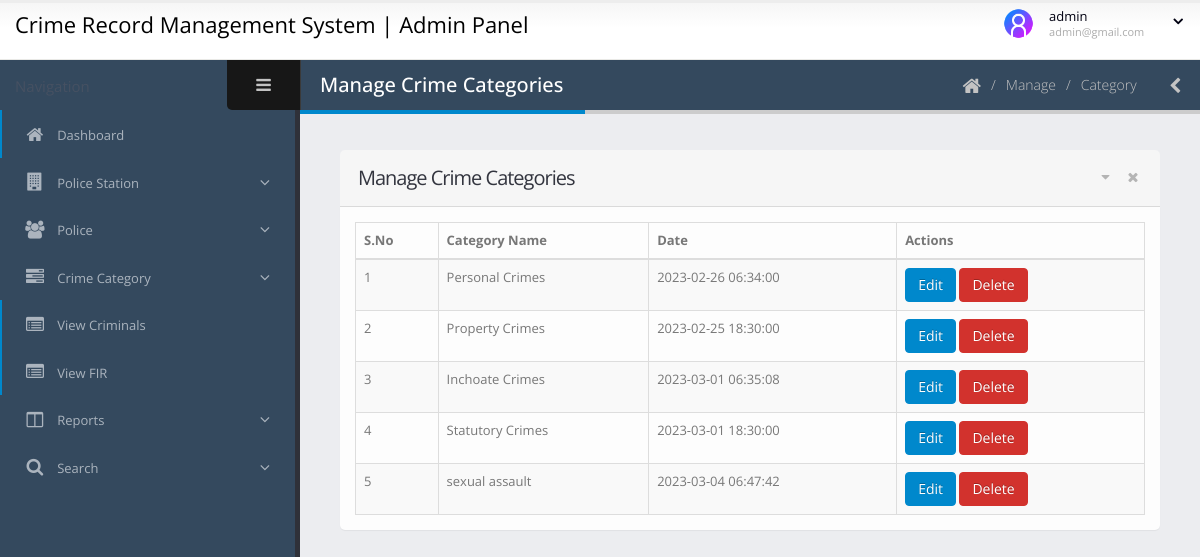
Page /crimerms/admin/manage-category.php (signed in) on the committed database.
### tables this page shows
CREATE TABLE `tblcategory` (
  `ID` int(10) NOT NULL,
  `CategoryName` varchar(200) DEFAULT NULL,
  `CatDes` mediumtext DEFAULT NULL,
  `AddDate` timestamp NOT NULL DEFAULT current_timestamp()
);

### crimerms/admin/manage-category.php (the view, shortened to what this page needs)
<?php
include('includes/dbconnection.php');
if (strlen($_SESSION['crmsaid']==0)) {
  header('location:logout.php');
  } else{
?>
<!doctype html>
<html class="fixed">
	<head>
		<link rel="stylesheet" href="../assets/vendor/bootstrap/css/bootstrap.css" />
		<link rel="stylesheet" href="../assets/vendor/font-awesome/css/font-awesome.css" />
		<link rel="stylesheet" href="../assets/vendor/magnific-popup/magnific-popup.css" />
		<link rel="stylesheet" href="../assets/vendor/bootstrap-datepicker/css/datepicker3.css" />
		<link rel="stylesheet" href="../assets/vendor/select2/select2.css" />
		<link rel="stylesheet" href="../assets/vendor/jquery-datatables-bs3/assets/css/datatables.css" />
		<link rel="stylesheet" href="../assets/stylesheets/theme.css" />
		<link rel="stylesheet" href="../assets/stylesheets/skins/default.css" />
		<link rel="stylesheet" href="../assets/stylesheets/theme-custom.css">
	</head>
	<body>
		<section class="body">
			<?php include_once('includes/header.php');?>
			<div class="inner-wrapper">
				<?php include_once('includes/sidebar.php');?>
				<section role="main" class="content-body">
					<header class="page-header">
						<h2>Manage Crime Categories</h2>
						<div class="right-wrapper pull-right">
							<ol class="breadcrumbs">
								<li>
									<a href="dashboard.php">
										<i class="fa fa-home"></i>
									</a>
								</li>
								<li><span>Manage</span></li>
								<li><span>Category</span></li>
							</ol>
							<a class="sidebar-right-toggle" data-open="sidebar-right"><i class="fa fa-chevron-left"></i></a>
						</div>
					</header>
						<section class="panel">
							<header class="panel-heading">
								<div class="panel-actions">
									<a href="#" class="fa fa-caret-down"></a>
									<a href="#" class="fa fa-times"></a>
								</div>
								<h2 class="panel-title">Manage Crime Categories</h2>
							</header>
							<div class="panel-body">
								<table class="table table-bordered table-striped mb-none" id="datatable-editable">
									<thead>
										<tr>
											<th>S.No</th>
											<th>Category Name</th>
											<th>Date</th>
											<th>Actions</th>
										</tr>
									</thead>
									<tbody>
										<?php
$sql="SELECT * from tblcategory";
$query = $dbh -> prepare($sql);
$query->execute();
$results=$query->fetchAll(PDO::FETCH_OBJ);
$cnt=1;
if($query->rowCount() > 0)
{
foreach($results as $row)
{               ?>
										<tr>
											<td><?php echo htmlentities($cnt);?></td>
											<td><?php  echo htmlentities($row->CategoryName);?>
											</td>
											<td><?php  echo htmlentities($row->AddDate);?></td>
											<td>
												<a href="edit-category-detail.php?editid=<?php echo htmlentities ($row->ID);?>" class="btn btn-primary" target="_blank">Edit </a>
												<a href="manage-category.php?delid=<?php echo ($row->ID);?>" onclick="return confirm('Do you really want to Delete ?');" class="btn btn-danger">Delete</a>
											</td>
										</tr>
									<?php $cnt=$cnt+1;}} ?>
									</tbody>
								</table>
							</div>
						</section>
				</section>
			</div>
		</section>
	</body>
</html><?php }  ?>

### crimerms/admin/includes/header.php (shortened to what this page needs)
    <header class="header">
                <div class="logo-container">
              <a href="dashboard.php" class="logo" style="color:#000; font-size:22px; text-decoration:none;">
                      Crime Record Management System | Admin Panel
                    </a>
                </div>
                <div class="header-right">
                    <div id="userbox" class="userbox">
                        <a href="#" data-toggle="dropdown">
                            <figure class="profile-picture">
                                <img src="../assets/images/admin.png" alt="Admin" class="img-circle" data-lock-picture="../assets/images/admin.png" />
                            </figure>
                            <div class="profile-info" data-lock-name="John Doe" data-lock-email="johndoe@JSOFT.com">
                             <?php
$aid=$_SESSION['crmsaid'];
$sql="SELECT AdminName,Email from  tbladmin where ID=:aid";
$query = $dbh -> prepare($sql);
$query->bindParam(':aid',$aid,PDO::PARAM_STR);
$query->execute();
$results=$query->fetchAll(PDO::FETCH_OBJ);
$cnt=1;
if($query->rowCount() > 0)
{
foreach($results as $row)
{               ?>
                                <span class="name"><?php  echo $row->AdminName;?></span>
                                <span class="role"><?php  echo $row->Email;?></span>
                                <?php $cnt=$cnt+1;}} ?>
                            </div>
                            <i class="fa custom-caret"></i>
                        </a>
                    </div>
                </div>
            </header>

### crimerms/assets/stylesheets/skins/default.css (style rules this page uses)
a, .btn-link { color: #0088cc; }
body .btn-primary { color: #ffffff; text-shadow: 0 -1px 0 rgba(0, 0, 0, 0.25); background-color: #0088cc; border-color: #0088cc; }
body .btn-danger { color: #ffffff; text-shadow: 0 -1px 0 rgba(0, 0, 0, 0.25); background-color: #d2322d; border-color: #d2322d; }
.page-header h2 { border-bottom-color: #0088cc; }

### rows in the picture
tblcategory: CategoryName "Personal Crimes", AddDate "2023-02-26 06:34:00"
tblcategory: CategoryName "Property Crimes", AddDate "2023-02-25 18:30:00"
tblcategory: CategoryName "Inchoate Crimes", AddDate "2023-03-01 06:35:08"
tblcategory: CategoryName "Statutory Crimes", AddDate "2023-03-01 18:30:00"
tblcategory: CategoryName "sexual assault", AddDate "2023-03-04 06:47:42"

### other values in the picture
$row->AdminName "admin"
$row->Email "admin@gmail.com"
